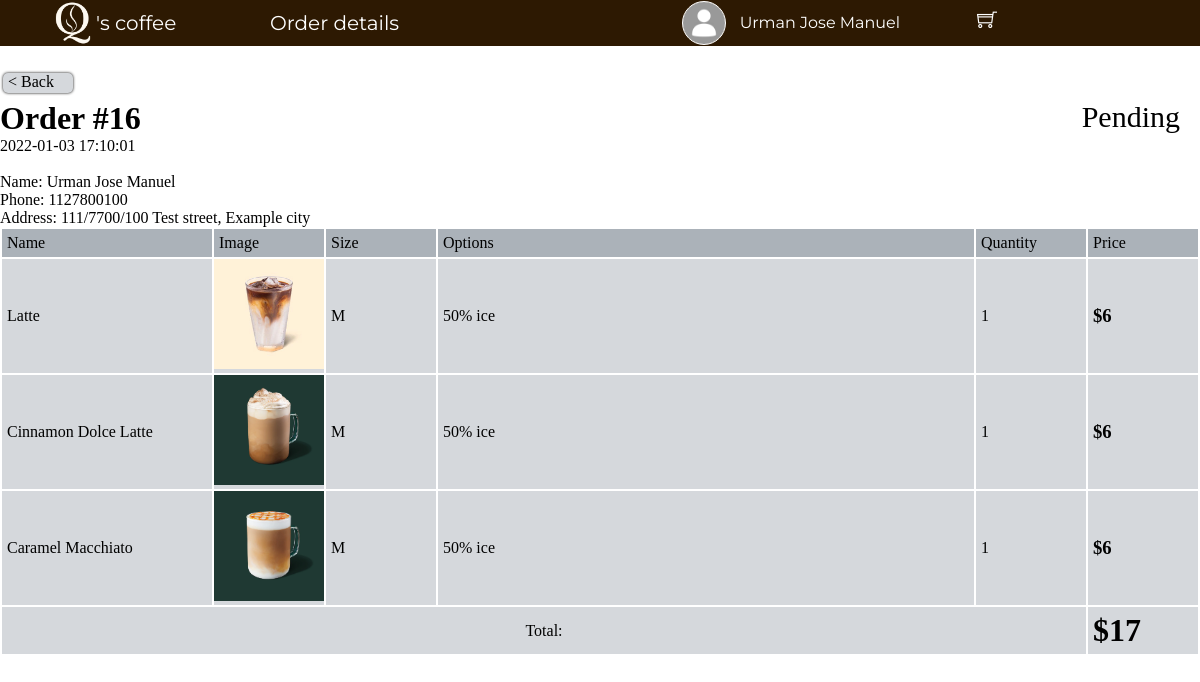
Page /customer/frontend/order_details.php?id=16 (signed in) on the committed database.
### tables this page shows
CREATE TABLE `orders` (
  `id` int(11) NOT NULL,
  `customer_id` int(11) DEFAULT NULL,
  `date` timestamp NOT NULL DEFAULT CURRENT_TIMESTAMP,
  `description` text,
  `price` float NOT NULL,
  `status` varchar(10) NOT NULL
);

CREATE TABLE `order_details` (
  `order_id` int(11) NOT NULL,
  `item_id` int(11) NOT NULL,
  `quantity` int(11) NOT NULL,
  `price` int(11) NOT NULL,
  `options` varchar(20) NOT NULL,
  `size` varchar(1) NOT NULL
);

CREATE TABLE `items` (
  `id` int(11) NOT NULL,
  `name` varchar(50) NOT NULL,
  `image` varchar(200) NOT NULL,
  `s_price` float DEFAULT NULL,
  `m_price` float DEFAULT NULL,
  `l_price` float DEFAULT NULL,
  `description` text,
  `category` varchar(20) NOT NULL,
  `ice` tinyint(1) NOT NULL,
  `sugar` tinyint(1) NOT NULL
);

### customer/frontend/order_details.php (the view, shortened to what this page needs)
<!DOCTYPE html>
<html>
<head>
	<link rel="stylesheet" type="text/css" href="../assets/css/order_details.css">
</head>
<body>
	<?php include('header.php'); ?>
	<?php include('back.php'); ?>
	<?php
	if (isset($_GET['id'])) {
		$order_id = $_GET['id'];
	} else {
		header('location:index.php');
		exit;
	}
	include('../../connect.php');
	$sql = "select * from orders
	where id = '$order_id'";
	$result = mysqli_query($connect,$sql);
	$each = mysqli_fetch_array($result);
	?>
	<h1>Order #<?php echo $order_id ?></h1>
	<div class="date"><?php echo $each['date']  ?></div>
	<?php include('flash_msg.php'); ?>
	<div class="status <?php echo $each['status'] ?>"><?php echo $each['status']  ?></div>
	<?php if (isset($_SESSION['id'])) {
		if ($_SESSION['id'] == $each['customer_id']) {?>
	<div class="description">
		<?php echo nl2br($each['description']) ?>
	</div>
	<?php	}
	} ?>
	<table width="100%">
		<tr class="head">
			<td>Name</td>
			<td>Image</td>
			<td>Size</td>
			<td>Options</td>
			<td>Quantity</td>
			<td>Price</td>
		</tr>
		<?php
		$sql = "select * from order_details
		join items
		on items.id = order_details.item_id
		where order_id = '$order_id'";
		$result = mysqli_query($connect,$sql);
		foreach ($result as $each_item) { ?>
			<tr>
				<td onclick="window.location='item_details.php?id=<?php echo $each_item['item_id'] ?>';"><?php echo $each_item['name']; ?></td>
				<td onclick="window.location='item_details.php?id=<?php echo $each_item['item_id'] ?>';" class="img"><img src="../../<?php echo $each_item['image']; ?>"></td>
				<td><?php echo $each_item['size']; ?></td>
				<td><?php echo $each_item['options']; ?></td>
				<td><?php echo $each_item['quantity']; ?></td>
				<td>
					<h3>
						$<?php echo $each_item['price']; ?>
					</h3>
				</td>
			</tr>
		<?php } ?>
		<tr>
			<td colspan="5" style="text-align: center;">Total:</td>
			<td>
				<h1>
					$<?php echo $each['price']; ?>
				</h1>
			</td>
		</tr>
	</table>
</body>
</html>

### customer/assets/css/order_details.css (style rules this page uses)
* { padding: 0; margin: 0; }
body { position: relative; margin-top: 100px; margin-bottom: 100px; }
.status { font-size: 30px; position: absolute; top: 0; right: 20px; }
table { width: 100%; }
table tr td[onclick] { cursor: pointer; }
table .img { width: 100px; padding: 0; margin: 0; }
table img { width: 100%; }
table tr.head { background: #ABB2B9; }
table tr { background: #D5D8DC; }
table td { padding: 5px; }
table td:nth-child(1) { width: 200px; }
table td:nth-child(2) { width: 100px; }
table td:nth-child(3) { width: 100px; }
table td:nth-child(5) { width: 100px; }
table td:nth-child(6) { width: 100px; }
.Pending { color: black; }

### rows in the picture
orders: date "2022-01-03 17:10:01", status "Pending", description "Name: Urman Jose Manuel Phone: 1127800100 Address: 111/7700/100 Test street, Example city", price "17"
order_details: item.name "Latte", item.image (picture), size "M", options "50% ice", quantity "1", price "6"
order_details: item.name "Cinnamon Dolce Latte", item.image (picture), size "M", options "50% ice", quantity "1", price "6"
order_details: item.name "Caramel Macchiato", item.image (picture), size "M", options "50% ice", quantity "1", price "6"

### other values in the picture
$_SESSION['name'] "Urman Jose Manuel"
$order_id "16"
